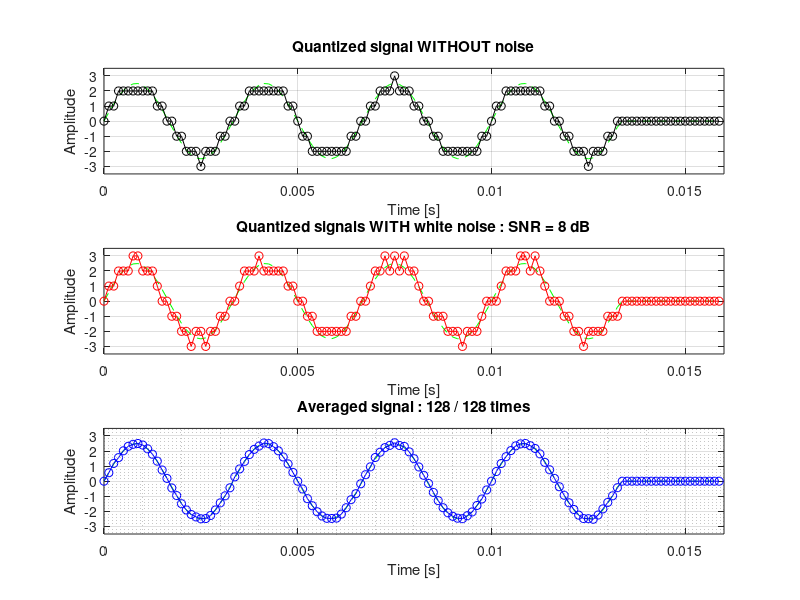

MATLAB code to generate this figure:
%%%%%%%%%%%%%%%%%%%%%%%%%%%%%%%%%%%%%%%%%%%%%%%%%%%%%%%%%%%%%%%%%%%%%%%%%%%
% Averaging Demo on Quantization Resolution for Applied Electronic Engineering Class
%  (compatible with Matlab/Octave)
%    by Yoshiki NAGATANI, Kobe City College of Technology
%    https://github.com/nagataniyoshiki
% 
%   rev. 20170725: First version
%%%%%%%%%%%%%%%%%%%%%%%%%%%%%%%%%%%%%%%%%%%%%%%%%%%%%%%%%%%%%%%%%%%%%%%%%%%

clear;

%% Edit this part %%%%%%%%%%%%%%%%%%%%%%%%%%%%%%%%%%%%%%%%%%%%%%%%
% Original Waveform
fs = 8000;   % Sampling rate [Hz]
N  = 128;    % Number of samples [points]

% Target signal
amp  = 2.50;    % Signal: Amplitude [arb.]
freq = 300.0;   % Signal: Frequency [Hz]
burst = 4;      % Signal: Number of waves [number]

% Noise
amp_noise = 1.0;  % Amplitude of noise

% Averaging number
AveN = 128;       % Number of averaging [times]

% Refresh
pause_s = 0.1;  % Refresh speed [s]
%%%%%%%%%%%%%%%%%%%%%%%%%%%%%%%%%%%%%%%%%%%%%%%%%%%%%%%%%%%%%%%%%%%%%%%%%%%

% Time axes
dt = 1.0/fs;
t = [0:N-1]*dt;

% Frequency axes
df = 1/(N/fs);
f = [0:N-1]*df;

% Prepare figure window
fig1 = figure;
set(fig1,'Name','Averaging Demo on Quantization Resolution','position',[10 100 1900 900]);

% Create original signal
Sig_original = zeros(1,N);
Sig_original(1:round(burst/freq*fs)) = (amp * sin(2*pi()*freq*t(1:round(burst/freq*fs))));
Sig_quantized = round(Sig_original);

% Plot clean signal (waveform)
subplot(3,1,1);
plot(t,Sig_original,'g--');
hold on;
plot(t,Sig_quantized,'ko-');
grid on;
axis([0 N/fs -(amp+amp_noise) (amp+amp_noise)]);
title('Quantized signal WITHOUT noise');
ylabel('Amplitude');
xlabel('Time [s]');
drawnow;

% Add noise & averaging
Sig_sum = zeros(1,N);

for i=1:AveN
    % Create dirty signal
    Sig_dirty = round(Sig_original + amp_noise*(rand(1,N)-0.5));

    % Plot dirty signal (waveform)
    subplot(3,1,2);
    hold off;
    plot(t,Sig_original,'g--');
    hold on;
    plot(t,Sig_dirty,'ro-');
    grid on;
    axis([0 N/fs -(amp+amp_noise) (amp+amp_noise)]);
    title(sprintf('Quantized signals WITH white noise : SNR = %d dB',round(20*log10(amp/amp_noise))));
    ylabel('Amplitude');
    xlabel('Time [s]');

    % Averaging
    Sig_sum = Sig_sum + Sig_dirty;
    Sig_ave = Sig_sum / i;

    % Plot avaraged signal
    subplot(3,1,3);
    hold off;
    plot(t,Sig_original,'g--');
    hold on;
    plot(t,Sig_ave,'bo-');
    grid on;
    grid minor;
    axis([0 N/fs -(amp+amp_noise) (amp+amp_noise)]);
    title(sprintf('Averaged signal : %d / %d times',i,AveN));
    ylabel('Amplitude');
    xlabel('Time [s]');
    drawnow;
    
    if i==1
        pause(2.0);
    else
        pause(pause_s);
    end

end


